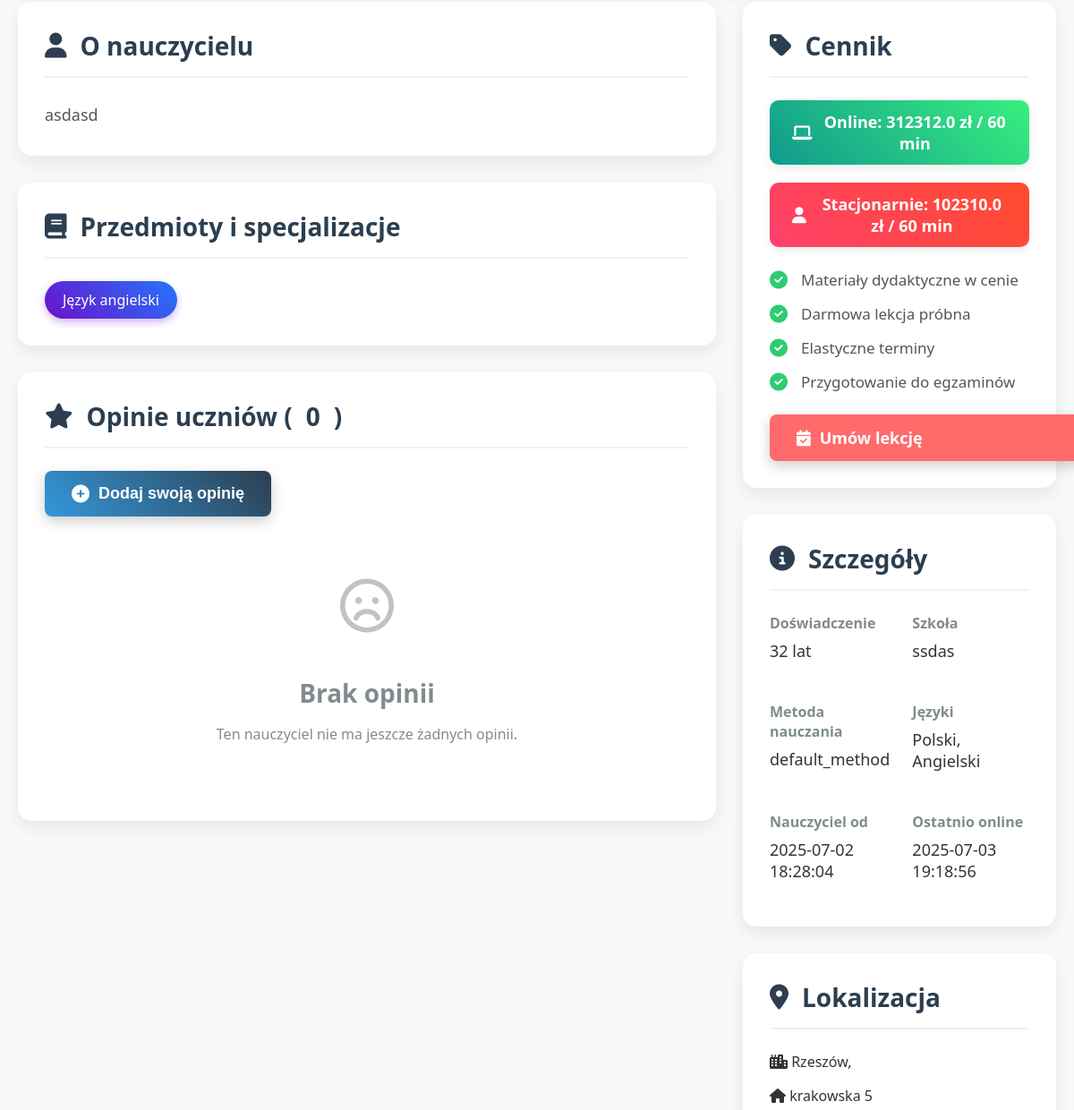
/teacher_profile/3 (signed in, middle part), run on an earlier commit of the app's database.
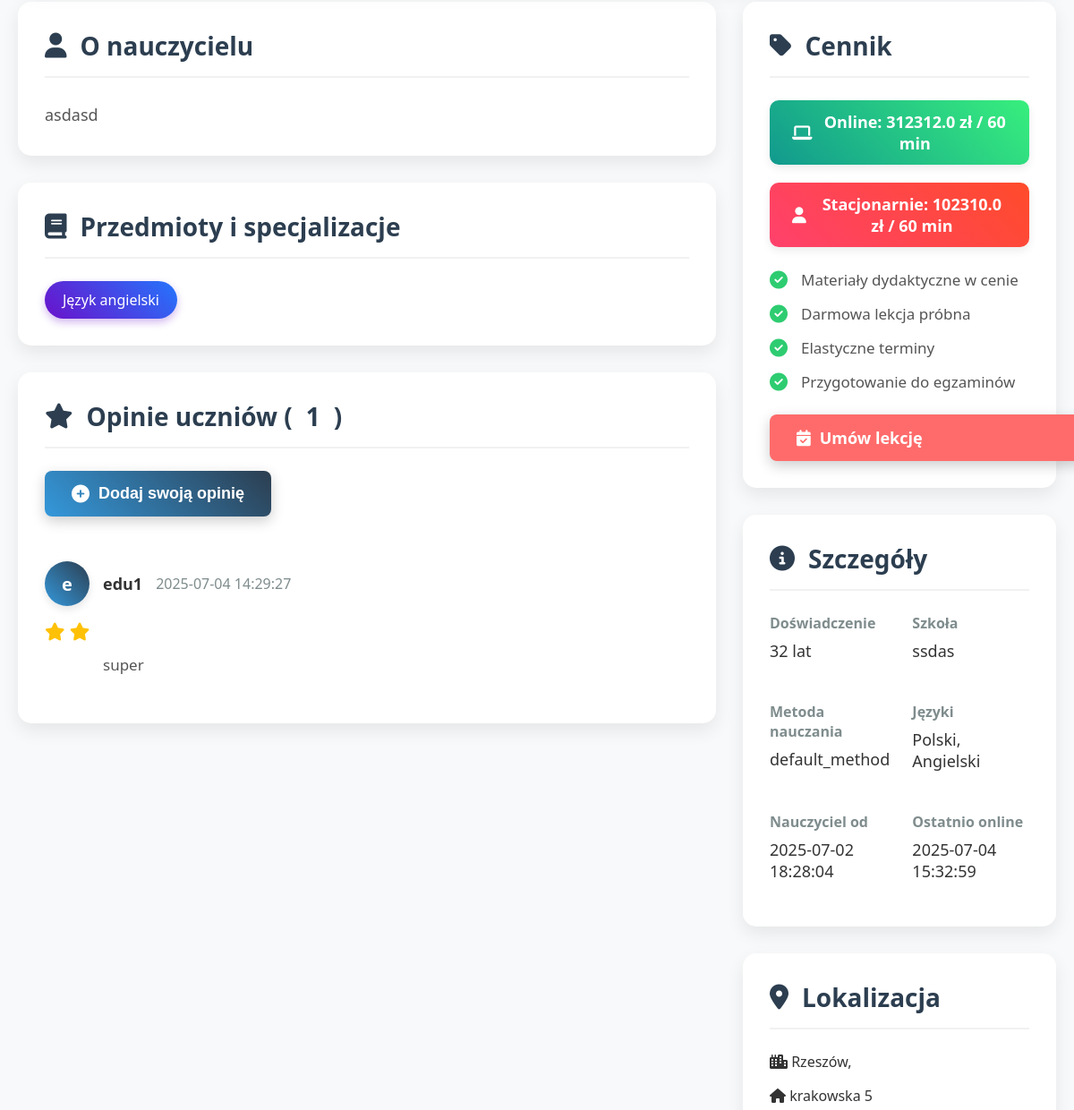
And on a later commit of the database.
### tables this page shows
CREATE TABLE users (
                id INTEGER PRIMARY KEY AUTOINCREMENT,
                username TEXT UNIQUE NOT NULL,
                email TEXT UNIQUE NOT NULL,
                hash TEXT NOT NULL,
                role INTEGER DEFAULT 0,
                voivodeship TEXT,
                regional_teacher_id INTEGER,
                first_name TEXT,
                last_name TEXT,
                phone TEXT,
                school TEXT,
                subjects TEXT,
                experience_years INTEGER,
                bio TEXT,
                profile_picture TEXT,
                created_at TIMESTAMP DEFAULT CURRENT_TIMESTAMP,
                is_online INTEGER DEFAULT 0,
                last_online TIMESTAMP,
                teaching_modes TEXT DEFAULT 'online',
                availability_hours INTEGER DEFAULT 8,
                parental_email TEXT,
                password_setup_token TEXT,
                token_expiry TIMESTAMP,
                password_reset_token TEXT,
                password_reset_expiry TIMESTAMP,
                tmethod TEXT DEFAULT 'default_method'
            );

CREATE TABLE teacher_pricing (
                teacher_id INTEGER PRIMARY KEY,
                price_online REAL NOT NULL DEFAULT 80.0,
                price_in_person REAL NOT NULL DEFAULT 100.0,
                updated_at TIMESTAMP DEFAULT CURRENT_TIMESTAMP,
                FOREIGN KEY (teacher_id) REFERENCES users (id)
            );

CREATE TABLE pins (
                id INTEGER PRIMARY KEY AUTOINCREMENT,
                title TEXT NOT NULL,
                description TEXT,
                region TEXT NOT NULL,
                city TEXT NOT NULL,
                address TEXT NOT NULL,
                lat REAL NOT NULL,
                lng REAL NOT NULL,
                created_by INTEGER NOT NULL,
                FOREIGN KEY (created_by) REFERENCES users (id)
            );

CREATE TABLE reviews (
                id INTEGER PRIMARY KEY AUTOINCREMENT,
                teacher_id INTEGER NOT NULL,
                student_id INTEGER NOT NULL,
                content TEXT NOT NULL,
                created_at TIMESTAMP DEFAULT CURRENT_TIMESTAMP,
                rating INTEGER CHECK(rating BETWEEN 1 AND 5),
                FOREIGN KEY (teacher_id) REFERENCES users(id),
                FOREIGN KEY (student_id) REFERENCES users(id)
                );

### app.py (the view)
@app.route("/teacher_profile/<int:teacher_id>")
def teacher_profile(teacher_id):
    if "user_id" not in session:
        flash("Musisz być zalogowany, aby przeglądać profile nauczycieli", "error")
        return redirect(url_for("login"))
    db = get_db()
    teacher = db.execute("""
        SELECT u.*, p.city, p.address, p.lat, p.lng,
               rt.username as regional_teacher_name
        FROM users u
        LEFT JOIN pins p ON u.id = p.created_by
        LEFT JOIN users rt ON u.regional_teacher_id = rt.id
        WHERE u.id = ? AND u.role IN (?, ?)
    """, (teacher_id, ROLE_TEACHER, ROLE_REGIONAL_TEACHER)).fetchone()
    if not teacher:
        flash("Nauczyciel nie istnieje", "error")
        return redirect(url_for("index"))
    teacher = row_to_dict(teacher)
    availability = {}
    availability_rows = db.execute("""
        SELECT day_of_week, start_time, end_time, is_available, teaching_mode
        FROM teacher_availability
        WHERE teacher_id = ?
    """, (teacher_id,)).fetchall()
    for row in availability_rows:
        day = row['day_of_week']
        time_slot = f"{row['start_time']} - {row['end_time']}"
        if day not in availability:
            availability[day] = {}
        availability[day][time_slot] = {
            'available': row['is_available'],
            'mode': row['teaching_mode']
        }
    reviews = []
    if db:
        reviews = db.execute("""
            SELECT r.*, u.username as student_name
            FROM reviews r
            JOIN users u ON r.student_id = u.id
            WHERE r.teacher_id = ?
            ORDER BY r.created_at DESC
        """, (teacher_id,)).fetchall()
        reviews = rows_to_dict_list(reviews)
    pricing = db.execute("""
        SELECT price_online, price_in_person
        FROM teacher_pricing
        WHERE teacher_id = ?
    """, (teacher_id,)).fetchone()
    if not pricing:
        pricing = {"price_online": "brak danych", "price_in_person": "brak danych"}
    unread_notifications = 0
    if 'user_id' in session:
        user_id = session['user_id']
        unread_notifications = db.execute("""
                SELECT COUNT(*) as count
                FROM notifications
                WHERE user_id = ? AND is_read = 0
            """, (user_id,)).fetchone()["count"]
    return render_template("teacher_profile.html",
                           teacher=teacher,
                           availability=availability,
                           reviews=reviews,
                           time_slots=generate_time_slots(),
                           datetime=datetime,
                           pricing=pricing,
                           logged_in='user_id' in session,
                           session=session,
                           unread_notifications=unread_notifications)

### templates/teacher_profile.html (shortened to what this page needs)
<!DOCTYPE html>
<html lang="pl">
<head>
    <link rel="stylesheet" href="https://cdnjs.cloudflare.com/ajax/libs/font-awesome/6.4.0/css/all.min.css">
</head>
<body>
    <div class="container">
        <div class="profile-content">
            <div class="main-content">
                <div class="section">
                    <h2 class="section-title"><i class="fas fa-user"></i> O nauczycielu</h2>
                    <div class="about-content">
                        {{ teacher.bio or "Nauczyciel nie dodał jeszcze opisu swojego profilu." }}
                    </div>
                </div>
                <div class="section">
                    <h2 class="section-title"><i class="fas fa-book"></i> Przedmioty i specjalizacje</h2>
                    <div class="subjects-list">
                        {% for subject in teacher.subjects.split(', ') %}
                        <div class="subject-tag">{{ subject }}</div>
                        {% endfor %}
                    </div>
                </div>
                <div class="section">
                    <h2 class="section-title"><i class="fas fa-star"></i> Opinie uczniów (<span id="reviews-count">{{ reviews|length }}</span>)</h2>
                    {% if logged_in %}
                    <button id="show-review-form" class="add-review-btn">
                        <i class="fas fa-plus-circle"></i> Dodaj swoją opinię
                    </button>
                    {% else %}
                    <div class="alert alert-info">
                        <a href="{{ url_for('login') }}">Zaloguj się</a> aby dodać opinię
                    </div>
                    {% endif %}
                    <div class="reviews-container" id="reviews-container">
                        {% if reviews %}
                            {% for review in reviews %}
                            <div class="review">
                                <div class="review-header">
                                    <div class="review-avatar">{{ review.student_name[0] }}</div>
                                    <div class="review-name">{{ review.student_name }}</div>
                                    <div class="review-date">{{ review.created_at|format_date }}</div>
                                </div>
                                <div class="review-rating">
                                    {% for i in range(1, 6) %}
                                        <i class="fas fa-star{% if i > review.rating %}-o{% endif %}"></i>
                                    {% endfor %}
                                </div>
                                <div class="review-content">
                                    {{ review.content }}
                                </div>
                            </div>
                            {% endfor %}
                        {% else %}
                            <div class="no-reviews">
                                <i class="far fa-frown"></i>
                                <h3>Brak opinii</h3>
                                <p>Ten nauczyciel nie ma jeszcze żadnych opinii.</p>
                            </div>
                        {% endif %}
                    </div>
                </div>
            </div>
            <div class="sidebar">
                <div class="section booking-card">
                    <h2 class="section-title"><i class="fas fa-tag"></i> Cennik</h2>
                    <div class="modes-list">
                        <div class="mode-tag mode-online">
                            <i class="fas fa-laptop"></i> Online: {{ pricing.price_online }} zł / 60 min
                        </div>
                        <div class="mode-tag mode-in-person">
                            <i class="fas fa-user"></i> Stacjonarnie: {{ pricing.price_in_person }} zł / 60 min
                        </div>
                    </div>
                    <div class="booking-features">
                        <div class="feature-item">
                            <i class="fas fa-check-circle"></i>
                            <span>Materiały dydaktyczne w cenie</span>
                        </div>
                        <div class="feature-item">
                            <i class="fas fa-check-circle"></i>
                            <span>Darmowa lekcja próbna</span>
                        </div>
                        <div class="feature-item">
                            <i class="fas fa-check-circle"></i>
                            <span>Elastyczne terminy</span>
                        </div>
                        <div class="feature-item">
                            <i class="fas fa-check-circle"></i>
                            <span>Przygotowanie do egzaminów</span>
                        </div>
                    </div>
                    <a href="{{ url_for('book_teacher', teacher_id=teacher.id) }}" class="btn btn-primary" style="width: 100%;">
                        <i class="fas fa-calendar-check"></i> Umów lekcję
                    </a>
                </div>
                <div class="section">
                    <h2 class="section-title"><i class="fas fa-info-circle"></i> Szczegóły</h2>
                    <div class="info-grid">
                        <div class="info-item">
                            <div class="info-label">Doświadczenie</div>
                            <div class="info-value">{{ teacher.experience_years }} lat</div>
                        </div>
                        <div class="info-item">
                            <div class="info-label">Szkoła</div>
                            <div class="info-value">{{ teacher.school or 'Nie podano' }}</div>
                        </div>
                        <div class="info-item">
                            <div class="info-label">Metoda nauczania</div>
                            <div class="info-value">{{ teacher.tmethod or 'Tradycyjna' }}</div>
                        </div>
                        <div class="info-item">
                            <div class="info-label">Języki</div>
                            <div class="info-value">Polski, Angielski</div>
                        </div>
                        <div class="info-item">
                            <div class="info-label">Nauczyciel od</div>
                            <div class="info-value">{{ teacher.created_at|format_date }}</div>
                        </div>
                        <div class="info-item">
                            <div class="info-label">Ostatnio online</div>
                            <div class="info-value">{{ teacher.last_online|format_datetime }}</div>
                        </div>
                    </div>
                </div>
                <div class="section">
                    <h2 class="section-title"><i class="fas fa-map-marker-alt"></i> Lokalizacja</h2>
                    {% if teacher.city %}
                    <p><i class="fas fa-city"></i> {{ teacher.city }}, {{ teacher.voivodeship }}</p>
                    <p><i class="fas fa-home"></i> {{ teacher.address or 'Nie podano adresu' }}</p>
                    {% else %}
                    <p>Nauczyciel prowadzi wyłącznie lekcje online</p>
                    {% endif %}
                </div>
            </div>
        </div>
    </div>
</body>
</html>

What changed in the data, as far as the page shows it:
changed users "Język angielski": last_online "2025-07-03 19:18:56" → "2025-07-04 15:32:59"
added reviews: username "e", student_name "edu1", created_at "2025-07-04 14:29:27", rating 2 (drawn), content "super"
Also different on the page:
{{ reviews|length }}: "0" → "1"
text no longer shown: "Brak opinii Ten nauczyciel nie ma jeszcze żadnych opinii."
